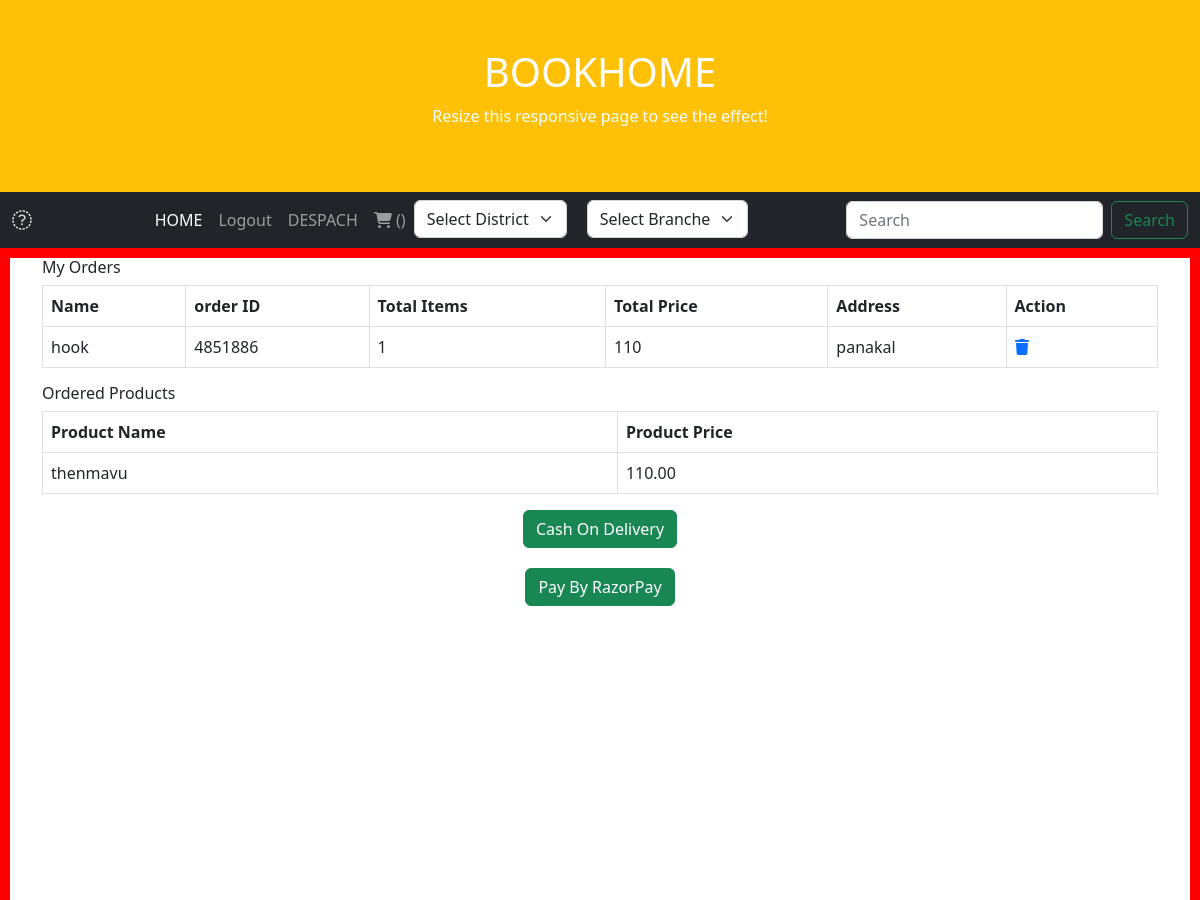
Before: /despatch/ (signed in, upper part) with the older database file.
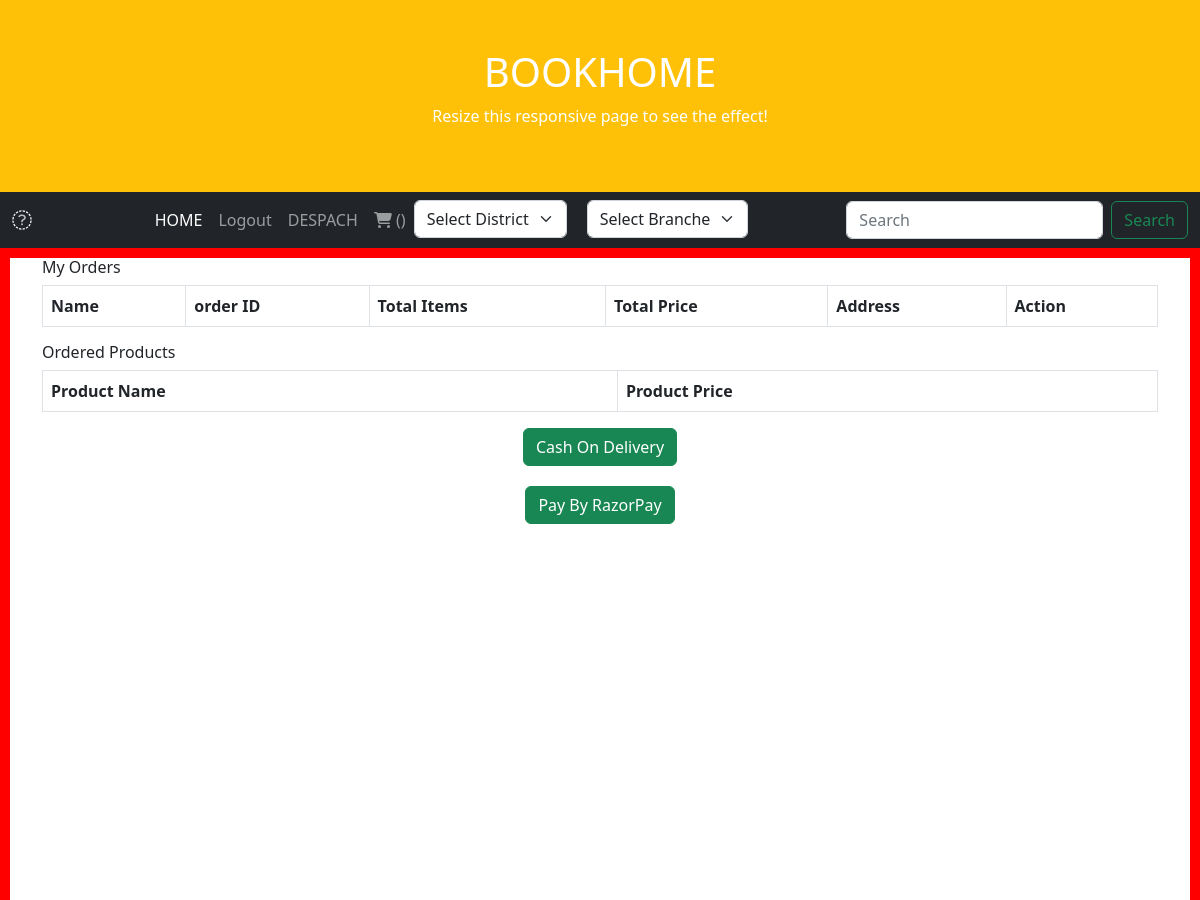
After: the same page with the newer database file.
### cartpage/models.py (models this page shows, shortened)
class PurchasModel(models.Model):
    customer=models.ForeignKey(User,on_delete=models.SET_NULL,blank=True,null=True)
    order=models.ForeignKey(cartlist,on_delete=models.SET_NULL,blank=True,null=True)
    CName=models.CharField(max_length=30, blank=True,null=True)
    CPhone=models.CharField(max_length=10,blank=True,null=True)
    CMail=models.EmailField()
    CAddress=models.CharField(max_length=50,blank=True,null=True)
    CDistric=models.CharField(max_length=100,default="",blank=True,null=True)
    CBranch=models.CharField(max_length=100, default="",blank=True,null=True)
    CZipcode=models.CharField(max_length=6,blank=True,null=True)
    Bquatity=models.IntegerField(null=True)
    Ddate=models.DateField(auto_now=False)
    Dtime=models.TimeField(auto_now=False)
    Total_Amount=models.CharField(max_length=100,default="",blank=True,null=True)
    unique_purchase_id=models.CharField(max_length=100,default="",null=True)

class cartlist(models.Model):
    customer =models.ForeignKey(User,on_delete=models.SET_NULL, blank=True, null=True)
    cart_id=models.CharField(max_length=250,unique=True)
    date_added=models.DateTimeField(auto_now_add=True)
    complete=models.BooleanField(default=False)
    @property
    def get_cart_total(self):
        orderitems=self.items_set.all()
        total=sum([item.get_total for item in orderitems])
        return total
    @property
    def get_cart_items(self):
        orderitems=self.items_set.all()
        total=sum([item.quan for item in orderitems])
        return total

class items(models.Model):
    prodt=models.ForeignKey(Book,on_delete=models.SET_NULL,null=True,blank=True)
    cart=models.ForeignKey(cartlist,on_delete=models.SET_NULL, null=True, blank=True)
    quan=models.IntegerField()
    active=models.BooleanField(default=True)
    @property
    def get_total(self):
        total=int(self.prodt.book_price )* self.quan
        return total

### mybook/models.py (models this page shows, shortened)
class Book(models.Model):
    book_name = models.CharField(max_length=20)
    book_price=models.DecimalField(max_digits=10,decimal_places=2)
    book_author = models.ForeignKey(Author, on_delete=models.CASCADE)
    book_image=models.ImageField(upload_to='books',blank=True)
    desc=models.TextField(null=False)
    stock=models.IntegerField(null=False)
    available=models.BooleanField(default=True)

### mybook/views.py (the view)
# urls.py: path('despatch/', views.despatch, name='despatch'),
def despatch(request):
    person = User.objects.get(id=request.user.id)
    my_orders=PurchasModel.objects.all().filter(customer=person)
    orders=[]
    if len(my_orders)>0:
        for i in range(len(my_orders)):
            order=my_orders[i].order
            orders.append(order)
        products=items.objects.all().filter(cart__in=orders)
    else:
        products=[]
    return render(request,'despatch.html',{'orders':my_orders,'products':products,})

### templates/despatch.html (shortened to what this page needs)
{% extends 'base.html' %}
{% block content %}
<section style="height: 1400px; border: 10px solid red;">
<div class="container mt-6">
  <div class="panel panel-primary">
    <div class="panel-heading">
      <h6 class="panel-title">My Orders</h6>
    </div>
    <table class="table table-hover table-bordered" id="dev-table">
      <thead>
        <tr>
          <th>Name</th>
          <th>order ID</th>
          <th>Total Items</th>
          <th>Total Price</th>
          <th>Address</th>
          <th>Action</th>
        </tr>
      </thead>
      <tr>
        {% for order in orders%}
        <td> {{order.customer}}</td>
        <td>{{order.order.cart_id}}</td>
        <td>{{order.order.get_cart_items}}</td>
        <td>{{order.order.get_cart_total}}</td>
        <td>{{order.CAddress}}</td>
        <td><a href="{%url 'delete-order' order.id%}"><i class="fas fa-trash"></i></a></td>
      </tr>
      {% endfor%}
    </table>
  </div>
  <div class="panel panel-primary">
    <div class="panel-heading">
      <h6 class="panel-title">Ordered Products</h6>
    </div>
    <table class="table table-hover table-bordered" id="dev-table">
      <thead>
        <tr>
          <th>Product Name</th>
          <th>Product Price</th>
        </tr>
      </thead>
      <tr>
        {% for product in products%}
        <td> {{product.prodt.book_name}}</td>
        <td>{{product.prodt.book_price}}</td>
      </tr>
      {% endfor%}
    </table>
  </div>
</div>
<div style="text-align:center;">
  <a class="btn btn-success" href="">Cash On Delivery</a>
</div>
<div style="text-align:center;padding-top:20px;">
  <a class="btn btn-success" href="">Pay By RazorPay</a>
</div>
</section>
{% endblock %}

Changed rows visible on the page:
removed PurchasModel: customer "hook", order.cart_id "4851886", order.get_cart_items "1", order.get_cart_total "110", CAddress "panakal"
no longer on this page (row unchanged): items: prodt.book_name "thenmavu", prodt.book_price "110.00"
